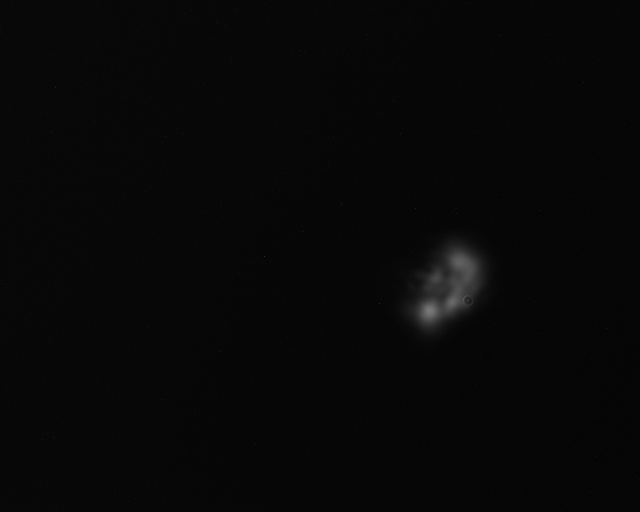
#> input picture DM Analysis/tachefoc_moins5_12.tiff, 1280 x 1024 px, found by its file name (shown at 1/2 size)
$ python FocalSpotAnalysis.py   (Python 2 division)
#> lines starting #> are read from the running program, lines starting #| are printed output that depends on the picture
import matplotlib.pyplot as plt
import matplotlib.image as mpimg
import numpy as np
from numpy import unravel_index

from numpy import *
from scipy import optimize
from pylab import *


img=mpimg.imread('/home/aline/programming/Python/DM Analysis/15/tachefoc_moins5_12.tiff')/16;
#> img: shape (1024, 1280) uint16; min 0, max 2716, mean 122.3


binning = 4;
mxFoc = 100;
dimCam = img.shape;
#> dimCam = (1024, 1280)


#binning


img_bin = img.reshape(dimCam[0]/binning, binning, dimCam[1]/binning, binning);
img_bin = img_bin.mean(axis=3).mean(axis=1);
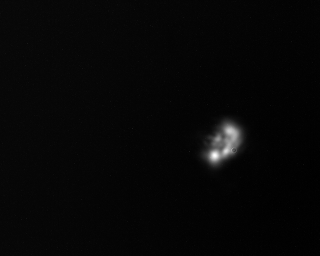
#> img_bin: shape (256, 320) float64; min 71.75, max 1921, mean 122.3; drawn with min black and max white
img_bin = img_bin-img_bin.min();


#imgplot = plt.imshow(img_bin)
#imgplot.set_cmap('hot')
#imgplot.set_clim(0.0,img.max())

#Find ROI

coordMax = unravel_index(img_bin.argmax(), img_bin.shape)
#> coordMax = (155, 214)
ROI = img_bin[coordMax[0]-mxFoc:coordMax[0]+mxFoc,coordMax[1]-mxFoc:coordMax[1]+mxFoc]
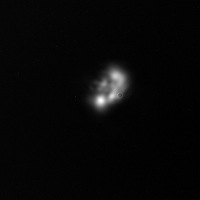
#> ROI: shape (200, 200) float64; min 0, max 1849.2, mean 54.2; drawn with min black and max white

ROIplot = plt.imshow(ROI)


#Fitting


def bivarGaussian(height, center_x, center_y, width_x, width_y, rho):
    """Returns a bivariate gaussian function with the given parameters"""
    width_x = float(width_x)
    width_y = float(width_y)
    rho = float(rho)
    return lambda x,y: height*(
                1/(2*3.14*width_x*width_y*sqrt(1-rho**2)))*exp(
                -(((center_x-x)/width_x)**2+((center_y-y)/width_y)**2-(
                2*rho*(center_x-x)*(center_y-y))/(width_x*width_y))/(
                2*(1-rho**2)))


def bivarParams(data):
    """Returns (height, x, y, width_x, width_y, rho)
    the gaussian parameters of a 2D distribution by calculating its
    moments """
    total = data.sum()
#> total = 2167789.2
    X, Y = indices(data.shape)
    x = (X*data).sum()/total
#> x = 91.09
    y = (Y*data).sum()/total
#> y = 96.39
    col = data[:, int(y)]
#> col = 200 values, max 1132.8 at index 102, min 17.25 at index 166, mean 123.2
    width_x = sqrt(abs((arange(col.size)-y)**2*col).sum()/col.sum())
#> width_x = 29.52
    row = data[int(x), :]
#> row = 200 values, max 1231 at index 114, min 7.5 at index 199, mean 154.5
    width_y = sqrt(abs((arange(row.size)-x)**2*row).sum()/row.sum())
#> width_y = 31.44
    height = data.max()
#> height = 1849.2
    rho = 0.5
    return height, x, y, width_x, width_y, rho


def fitbivarGaussian(data):
    """Returns (height, x, y, width_x, width_y, rho)
    the gaussian parameters of a 2D distribution found by a fit"""
    params = bivarParams(data)
#> params = (1849.2, 91.09, 96.39, 29.52, 31.44, 0.5)
    errorfunction = lambda p: ravel(bivarGaussian(*p)(*indices(data.shape)) -
                                 data)
#> in bivarGaussian, `width_x = float(width_x)`: width_x = 29.52
#> in bivarGaussian, `width_y = float(width_y)`: width_y = 31.44
#> in bivarGaussian, `rho = float(rho)`: rho = 0.5
    p, success = optimize.leastsq(errorfunction, params)
#> p = [1187104.8, 88.93, 110, 14.35, 11.89, -0.544]; success = 1
    return p


# Fitting

data = ROI;

matshow(data, cmap=cm.gist_earth_r)

params = fitbivarGaussian(data)
#> params = [1187104.8, 88.93, 110, 14.35, 11.89, -0.544]
fit = bivarGaussian(*params)

contour(fit(*indices(data.shape)), cmap=cm.copper)
ax = gca()
(height, x, y, width_x, width_y, rho) = params
#> height = 1187104.8; x = 88.93; y = 110; width_x = 14.35; width_y = 11.89; rho = -0.544

text(0.95, 0.05, """
x : %.1f
y : %.1f
width_x : %.1f
width_y : %.1f
rho : %.lf""" %(x, y, width_x, width_y, rho),
        fontsize=16, horizontalalignment='right',
        verticalalignment='bottom', transform=ax.transAxes)

show()
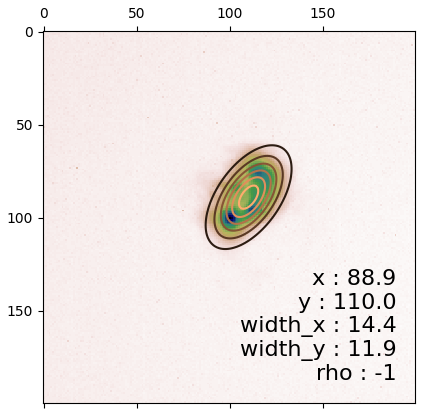
#> figure drawn by matplotlib, 1 panel
